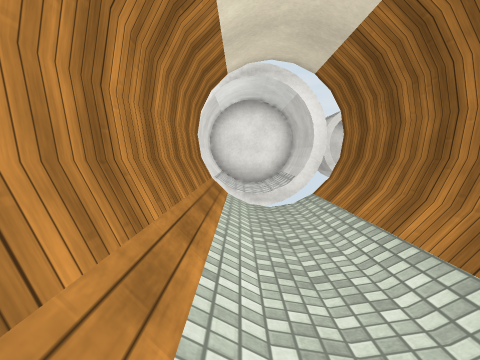
View 1 (above)

12 first-person views from a walk through a Unity game level. The camera is 1.2 m above the floor, tilts 4° down and sees 70° across. The floor is counted in squares, 1 m on a side. Each view is taken from the middle of a square. On the plan, view 1 faces up. The plan holds only what a view shows up to about 14 squares ahead; the rest is blank. The place goes on beyond the plan. Surface patterns are stand-ins for the level's own textures.

View 2
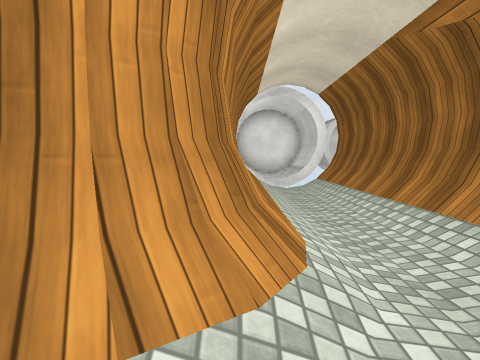

View 3
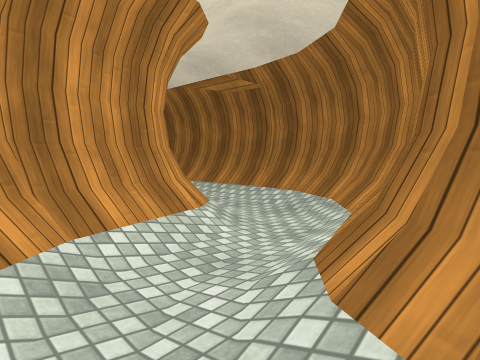

View 4
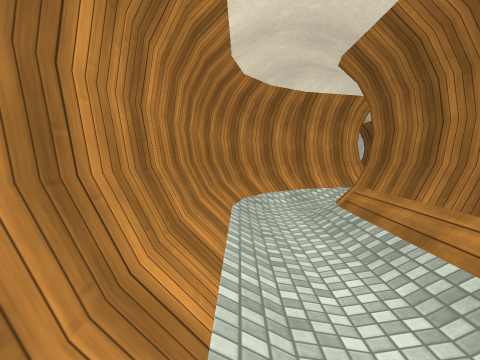

View 5
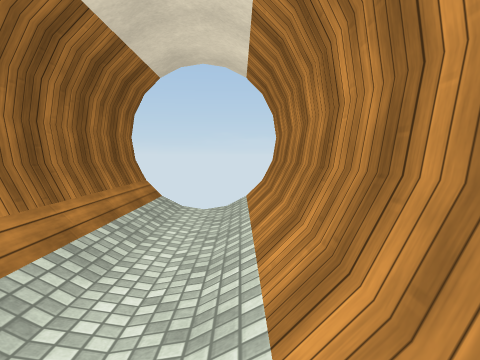

View 6
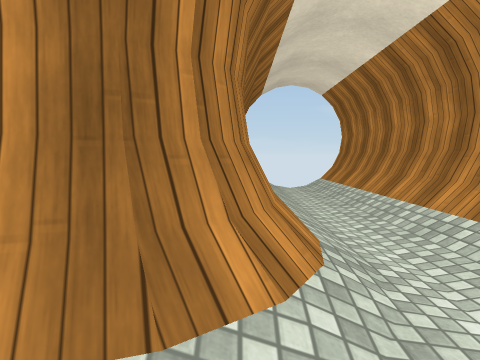

View 7
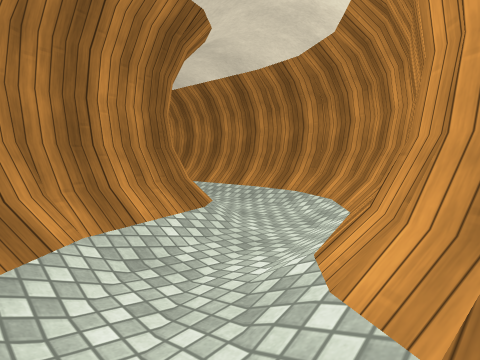

View 8
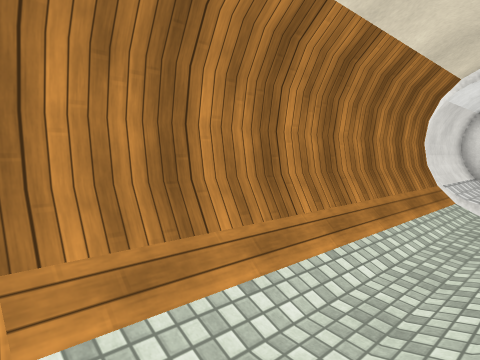

View 9
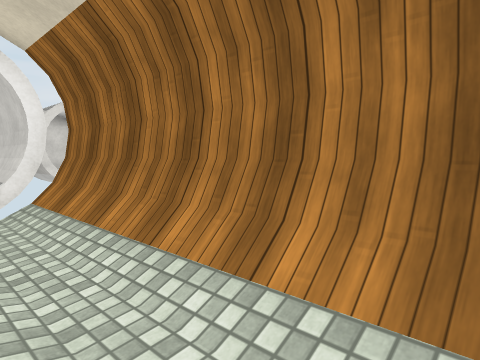

View 10
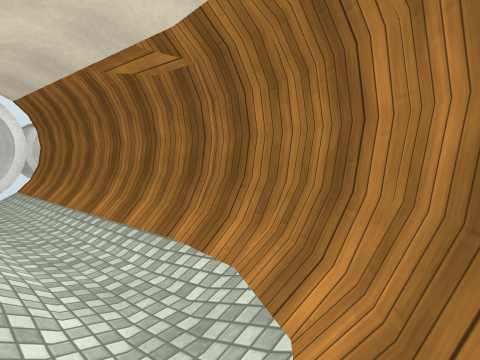

View 11
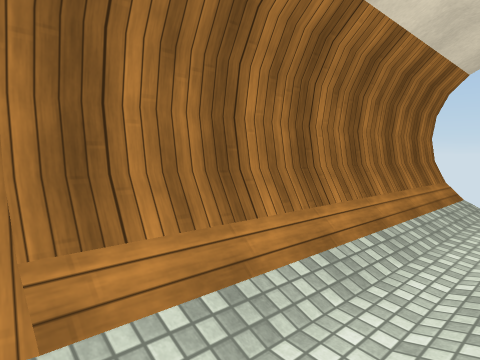

View 12
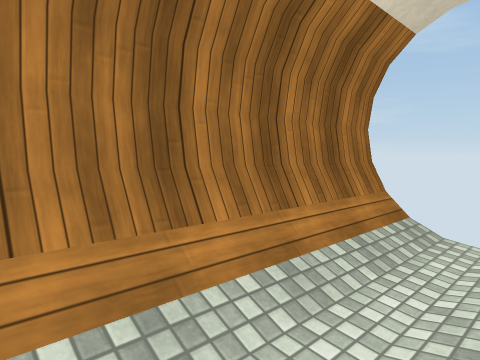

### Floor plan
Key: @ floor where view 1 was taken; # wall or solid block; . floor; / step, stairs or slope; O other object.
Columns run from 7 left of view 1 to 3 right of it. Each row starts with its distance up from view 1.
 12       O OO
 11       O OO
 10       O OO#
  9       #/./#
  8       #/./#
  7       #/./#
  6       #/./#
  5       #/./#
  4       #/./#
  3       #/./#
  2       #/./#
  1       #/./#
  0       #@./#
 -1      ##/./#
 -2    ###O//##
 -3   ##///./#
 -4  ##/.../##
 -5 ##/.///##
 -6 #/./O###
 -7 #/./##
 -8 #/./#
 -9 #/./#
-10 #/./#
-11 #/./#
-12 #/./#
-13 #/./#
-14 #/./#
-15 #/./#
-16 #/./#
-17 #/./#
-18 #   #

Where each view was taken, in squares from view 1:
view 1: 0 up, 0 right, facing up
view 2: 4 down, 1 left, facing up
view 3: 7 down, 5 left, facing up-right
view 4: 15 down, 6 left, facing up
view 5: 8 down, 6 left, facing down
view 6: 4 down, 3 left, facing down
view 7: 1 down, 1 right, facing down-left
view 8: 1 down, 2 right, facing up-left
view 9: 1 up, 0 right, facing up-right
view 10: 5 down, 1 left, facing up-right
view 11: 7 down, 6 left, facing down-right
view 12: 11 down, 6 left, facing down-right
